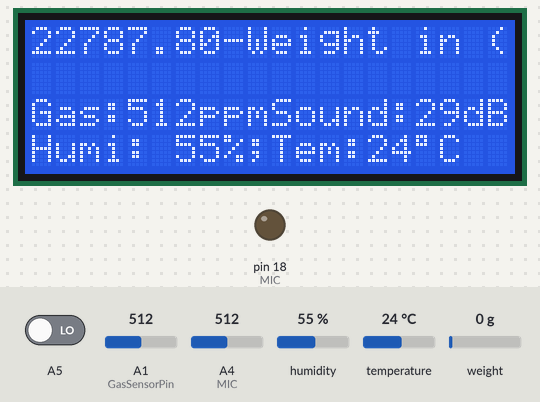
The sketch below on a simulated Arduino Uno, built with avr-gcc and run on an emulated ATmega328P. On the bench: 20×4 character LCD, output pins drawn as LEDs (lit = HIGH). The inputs (shaded band) are chosen by the test bench; at power-on: A4 (MIC) = 512, A1 (GasSensorPin) = 512, A5 LOW, humidity 55 %, temperature 24 °C, weight on the scale 0 g. What the sketch prints to the serial monitor is not drawn.

Above: at 2.2 s.
2.3 s: A4 (MIC) set to 142
At 3.6 s:
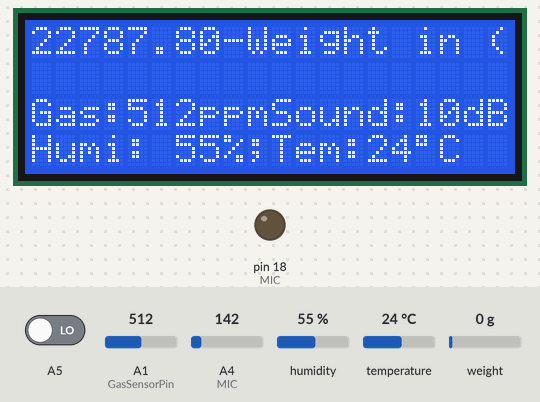
4.0 s: A4 (MIC) set to 122
At 5.2 s:
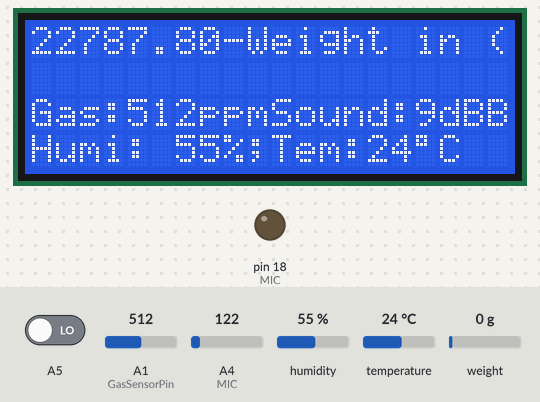
5.7 s: A1 (GasSensorPin) set to 109
At 6.3 s:
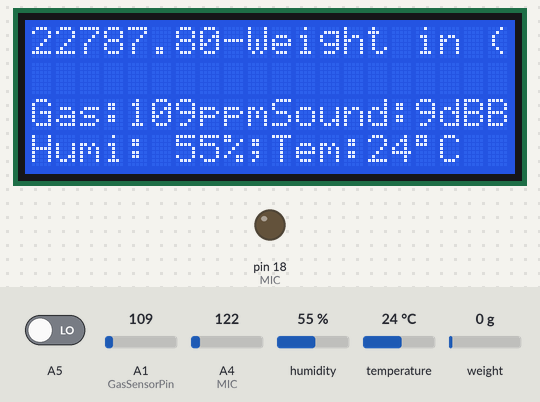
7.2 s: A1 (GasSensorPin) set to 89
At 7.6 s:
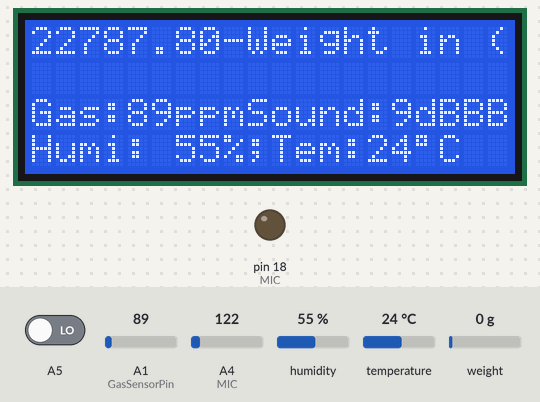
8.7 s: A5 driven HIGH
At 10.6 s:
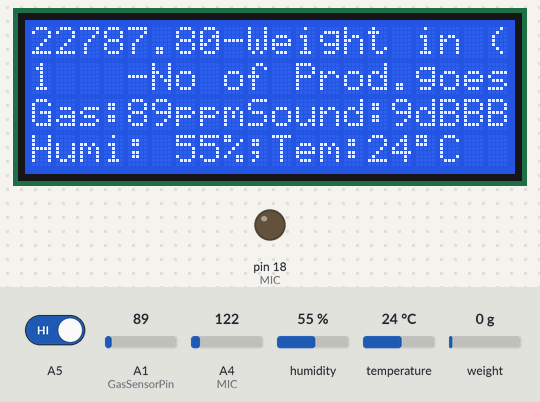
10.9 s: A4 (MIC) set to 306
At 12.4 s:
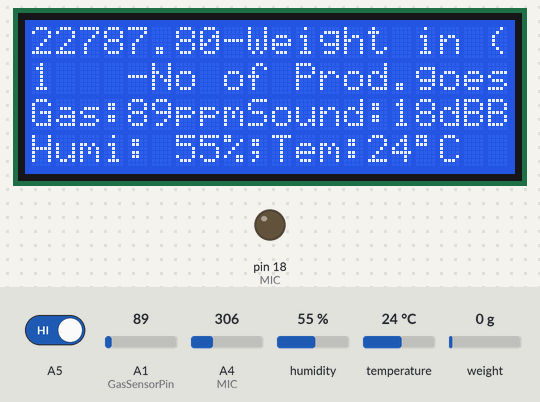
Timing chart, 0 to 13.6 s (numbered marks = the images above; inputs shaded):
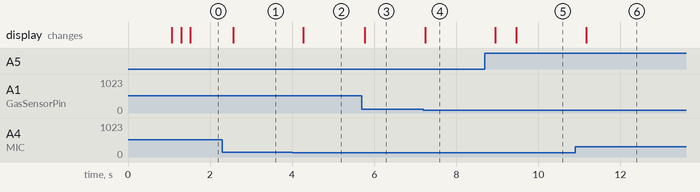

Measured:
- the behaviour switches between 135 and 134 on A4 (MIC) (found by bisection; images 1 and 2)
- the behaviour switches between 100 and 99 on A1 (GasSensorPin) (found by bisection; images 3 and 4)
- after the input at 2.3 s, the display: changes after 0.27 s (image 1)
- after the input at 4.0 s, the display: changes after 0.28 s (image 2)
- after the input at 5.7 s, the display: changes after 0.07 s (image 3)
- after the input at 7.2 s, the display: changes after 0.05 s (image 4)
- after the input at 8.7 s, the display: first changes after 0.25 s (image 5 shows a later state)
- after the input at 10.9 s, the display: changes after 0.26 s (image 6)

The sketch:

Final_sensor_assembly.ino
```cpp
#include <LiquidCrystal.h>
LiquidCrystal lcd(12, 11, 5, 6, 7, 8);
#include "HX711.h"

HX711 cell(2, 3);
#define DT 2
#define SCK 3


#include <DHT.h>
#define dht_dpin 14
#define DHTTYPE DHT11
DHT dht(dht_dpin, DHTTYPE);

int humi,tem;

long val = 0;
float count = 0;

int state=LOW;
int laststate=LOW;
int counter=0;

int sensorValue;
int GasSensorPin= 15;

const int MIC = 4; //the microphone amplifier output is connected to pin A0
int adc;
int dB, PdB;


void setup()
{
  Serial.begin(9600);
  lcd.begin(20, 4);
   dht.begin();

  lcd.setCursor(0,0);
  lcd.print("Industry Monitoring");
  lcd.setCursor(0,1);
  lcd.print("Over Website");
  delay(1000);
  lcd.clear();

  pinMode(A5, INPUT);
  pinMode(18, OUTPUT);
  state= digitalRead(A5);
}

void loop()
{
  ////////////////////////weight scale///////////////////
{
  count = count + 1;

  // Use only one of these
  val = ((count-1)/count) * val    +  (1/count) * cell.read(); // take long term average
 // val = 0.5 * val    +   0.5 * cell.read(); // take recent average
 val = cell.read(); // most recent reading
  Serial.println ((val-8268730)/-256.02);
lcd.setCursor(0,0);
lcd.print((val-8261259)/-362.53);
lcd.print("-Weight in (gm)");
}
////////////////////////product  counter///////////////////
  {
if (state==1 && laststate==0)
{
  counter=counter+1;
delay(500);
lcd.setCursor(0,1);
lcd.print("    -No of Prod.goes");
lcd.setCursor(0,1);
lcd.print(counter);

}
laststate=state;
state=digitalRead(A5);
}

///////////////////GAS SENSOR////////////////////
{
  sensorValue=analogRead(GasSensorPin);
  lcd.setCursor(0,2);
  lcd.print("Gas:");
  lcd.print(sensorValue,DEC);
   lcd.print("ppm");


}
///////////////////////////////SOUND////////////////

{

  PdB = dB; //Store the previous of dB here

adc= analogRead(MIC); //Read the ADC value from amplifer
Serial.println (adc);//Print ADC for initial calculation
dB = (adc+60) / 19.5; //Convert ADC value to dB using Regression values
if (PdB!=dB)
lcd.setCursor(0,3);
lcd.print ("Sound:");
lcd.print (dB);
lcd.print ("dB");


}

{
  lcd.setCursor(0,4);
  lcd.print("Humi: ");
  tem= dht.readTemperature();
  lcd.print(humi);   // printing Humidity on Serial
  lcd.print("%;");
  lcd.print("Tem:");
  humi= dht.readHumidity();
  lcd.print(tem);   // Printing temperature on Serial
  lcd.print(char(223));
  lcd.print("C");

}


}
```
